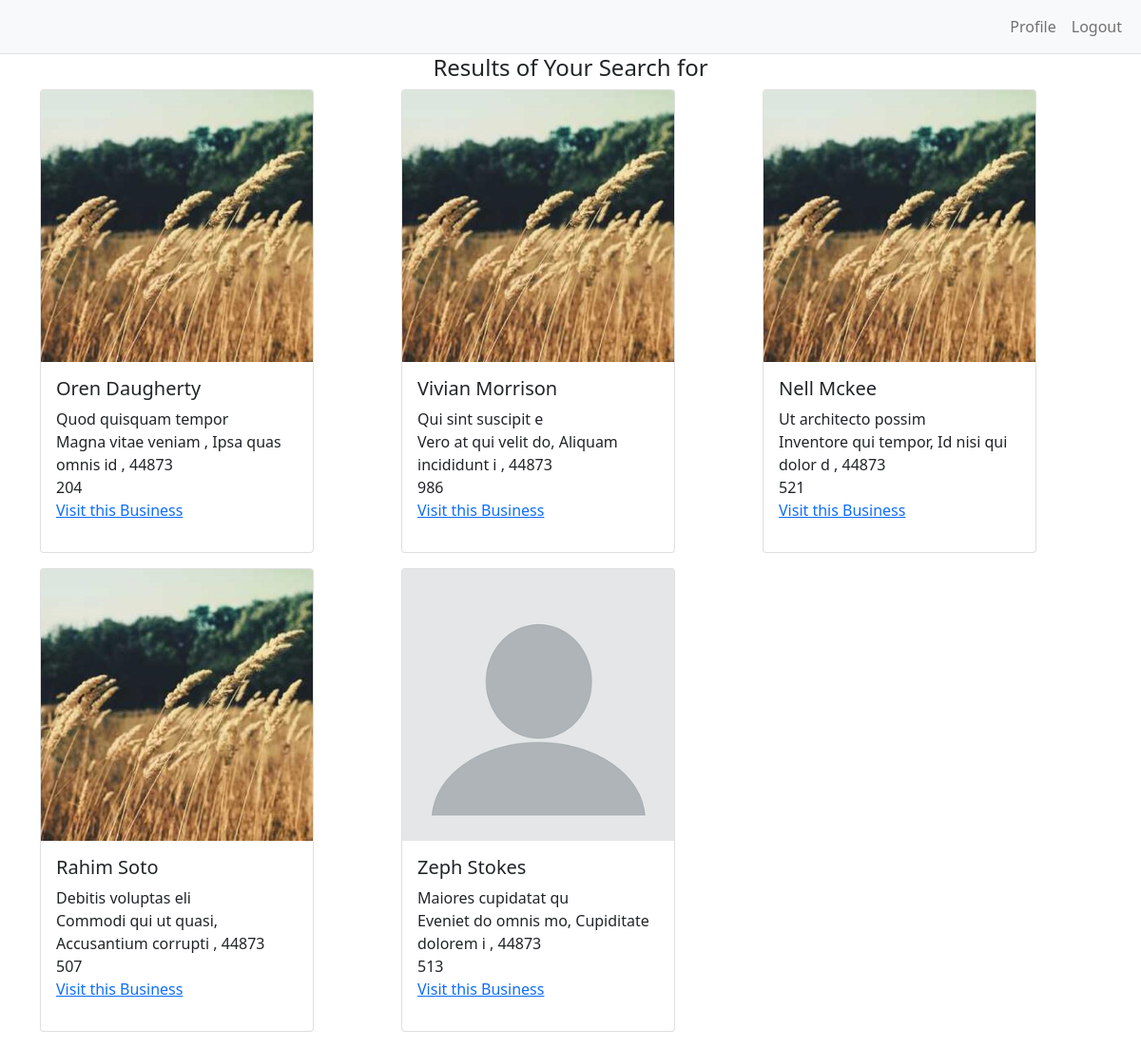
The page /search.php (signed in) on the database its author committed.
### tables this page shows
CREATE TABLE `bizaddress` (
  `id` int(11) NOT NULL,
  `user_id` int(10) UNSIGNED NOT NULL,
  `addNumber` varchar(100) NOT NULL,
  `addStreet` varchar(100) NOT NULL,
  `addCity` varchar(100) NOT NULL,
  `addState` varchar(100) NOT NULL,
  `zipCode` varchar(100) NOT NULL,
  `dateStarted` timestamp NOT NULL DEFAULT CURRENT_TIMESTAMP,
  `updated_at` timestamp NOT NULL DEFAULT CURRENT_TIMESTAMP
);

CREATE TABLE `users` (
  `id` int(11) NOT NULL,
  `FirstName` varchar(100) NOT NULL,
  `LastName` varchar(100) NOT NULL,
  `email` varchar(255) NOT NULL,
  `password` varchar(255) NOT NULL,
  `cellPhone` varchar(100) NOT NULL,
  `bizPhone` varchar(100) NOT NULL,
  `coName` varchar(100) NOT NULL,
  `coImage` varchar(100) NOT NULL,
  `business_logo` varchar(255) DEFAULT NULL,
  `servLocation` varchar(100) NOT NULL,
  `bizDescription` text NOT NULL,
  `bizArea` varchar(100) NOT NULL,
  `dateStarted` timestamp NOT NULL DEFAULT CURRENT_TIMESTAMP,
  `updated_at` timestamp NOT NULL DEFAULT CURRENT_TIMESTAMP
);

### backend/config.php (called while the page is built, shortened)
<?php
require "db.php";
$db = new db();
?>

### backend/db.php (called while the page is built, shortened)
<?php
class db
{
    private $_pdo;
    private $host = "localhost";
    private $dbname = "test_ybiz";
    private $username = "root";
    private $db_password = "";
    public function __construct()
    {
        try {
            $this->_pdo = new PDO("mysql:host=$this->host;dbname=$this->dbname", $this->username, $this->db_password);
        } catch (Exception $e) {
            echo $e->getMessage();
        }
    }
    public function fetch_All($q)
    {
        $stm = $this->_pdo->prepare($q);
        if ($stm->execute()) {
            $result = $stm->fetchAll();
            return ['status' => 'ok', 'data' => $result];
        } else {
            return ['status' => 'error', 'error' => $stm->errorInfo()];
        }
    }
}
?>

### search.php (the view, shortened to what this page needs)
<?php
require "backend/config.php";
$name = isset($_GET['name']) && trim($_GET['name']) != "" ? $_GET['name'] : null;
$city = isset($_GET['city']) && trim($_GET['city']) != "" ? $_GET['city'] : null;
$zipcode = isset($_GET['zipcode']) && trim($_GET['zipcode']) != "" ? $_GET['zipcode'] : null;
$sql = "SELECT * FROM `users`
inner join bizaddress on users.id=bizaddress.user_id";
$result = $db->fetch_All($sql);
?>
<!doctype html>
<html lang="en">
<head>
    <?php
    include "css.php"; ?>
</head>
<body class="">
<?php
include "include/header.php"; ?>
<div class="container">
    <h4 class="text-center">Results of Your Search for <?= $name ?> <?= $city ?> <?= $zipcode ?></h4>
    <div class="row">
        <?php
        foreach ($result['data'] as $row) {
            $row = (object)$row;
            ?>
            <div class="col-md-4 mb-3">
                <div class="card" style="width: 18rem;">
                    <?php
                    if (empty($row->coImage)) {
                        ?>
                        <img src="https://dummyimage.com/600x400/ffffff/000000" class="card-img-top" alt="...">
                        <?php
                    } else {
                        ?>
                        <img src="<?= $row->coImage ?>" class="card-img-top" alt="...">
                        <?php
                    }
                    ?>
                    <div class="card-body">
                        <h5 class="card-title"><?= $row->coName ?></h5>
                        <div class="card-text">
                            <span><?= $row->addStreet ?></span>
                            <br>
                            <span><?= $row->addCity ?>, <?= $row->addState ?> , <?= $row->zipCode ?></span>
                            <br>
                            <span><?= $row->addNumber ?></span>
                            <p><a href="view_business.php?id=<?= $row->user_id ?>">Visit this Business</a></p>
                        </div>
                    </div>
                </div>
            </div>
            <?php
        }
        ?>
    </div>
</div>
</body>
</html>

### css.php (shortened to what this page needs)
<link href="https://cdn.jsdelivr.net/npm/bootstrap@5.0.2/dist/css/bootstrap.min.css" rel="stylesheet">
<link rel="stylesheet" href="https://cdn.jsdelivr.net/npm/bootstrap-icons@1.3.0/font/bootstrap-icons.css" />
<link rel="stylesheet" href="https://cdn.jsdelivr.net/npm/@fortawesome/fontawesome-free@5.15.4/css/fontawesome.min.css">
<link rel="stylesheet" href="<?= BASE_URL ?>assets/css/sweetalert2.css">

### include/header.php
<nav class="navbar navbar-expand-lg navbar-light bg-light border-bottom">
    <div class="container-fluid">
        <div class="collapse navbar-collapse" id="navbarSupportedContent">
            <ul class="navbar-nav ms-auto mt-2 mt-lg-0">
                <li class="nav-item">
                    <a class="nav-link" href="profile.php">Profile</a>
                </li>
                <li class="nav-item float-right">
                    <a class="nav-link" href="logout.php">Logout</a>
                </li>
            </ul>
        </div>
    </div>
</nav>

### rows shown on the page
bizaddress: user.coImage (picture), user.coName "Oren Daugherty", addStreet "Quod quisquam tempor", addCity "Magna vitae veniam", addState "Ipsa quas omnis id", zipCode "44873", addNumber "204"
bizaddress: user.coImage (picture), user.coName "Vivian Morrison", addStreet "Qui sint suscipit e", addCity "Vero at qui velit do", addState "Aliquam incididunt i", zipCode "44873", addNumber "986"
bizaddress: user.coImage (picture), user.coName "Nell Mckee", addStreet "Ut architecto possim", addCity "Inventore qui tempor", addState "Id nisi qui dolor d", zipCode "44873", addNumber "521"
bizaddress: user.coImage (picture), user.coName "Rahim Soto", addStreet "Debitis voluptas eli", addCity "Commodi qui ut quasi", addState "Accusantium corrupti", zipCode "44873", addNumber "507"
bizaddress: user.coImage (picture), user.coName "Zeph Stokes", addStreet "Maiores cupidatat qu", addCity "Eveniet do omnis mo", addState "Cupiditate dolorem i", zipCode "44873", addNumber "513"
